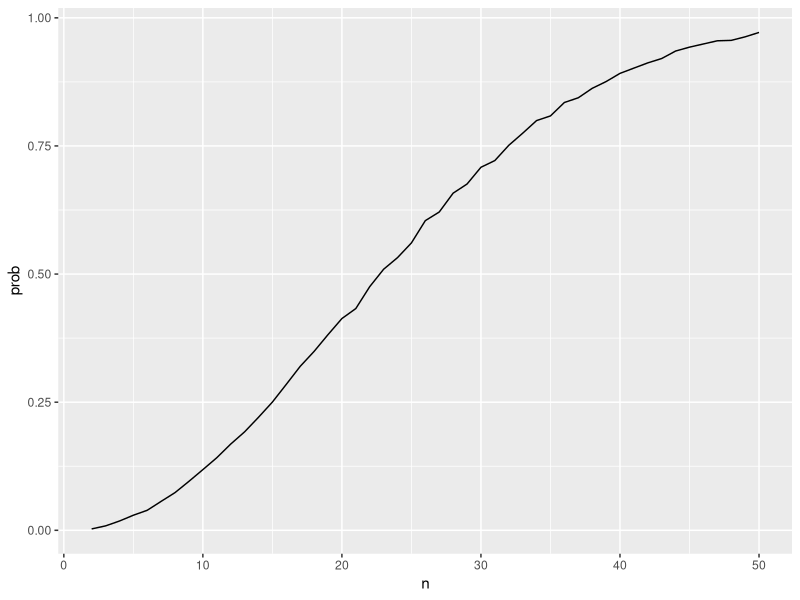

R code for this plot:
## ---- chunk 1
knitr::opts_chunk$set(echo = TRUE)
library(tidyverse)
## ---- chunk 2
bday_sim <- function(n) {
  bdays <- sample(1:365, size = n, replace = TRUE) 
  
  duplicate <- length(unique(bdays)) < n
  
  return(duplicate)
}

sim_res <- 
  expand_grid(
    n = 2:50, 
    iter = 1:10000
  ) %>% 
  mutate(res = map_lgl(n, bday_sim)) %>% 
  group_by(n) %>% 
  summarize(prob = mean(res))

sim_res %>% 
  ggplot(aes(x = n, y = prob)) + geom_line()
